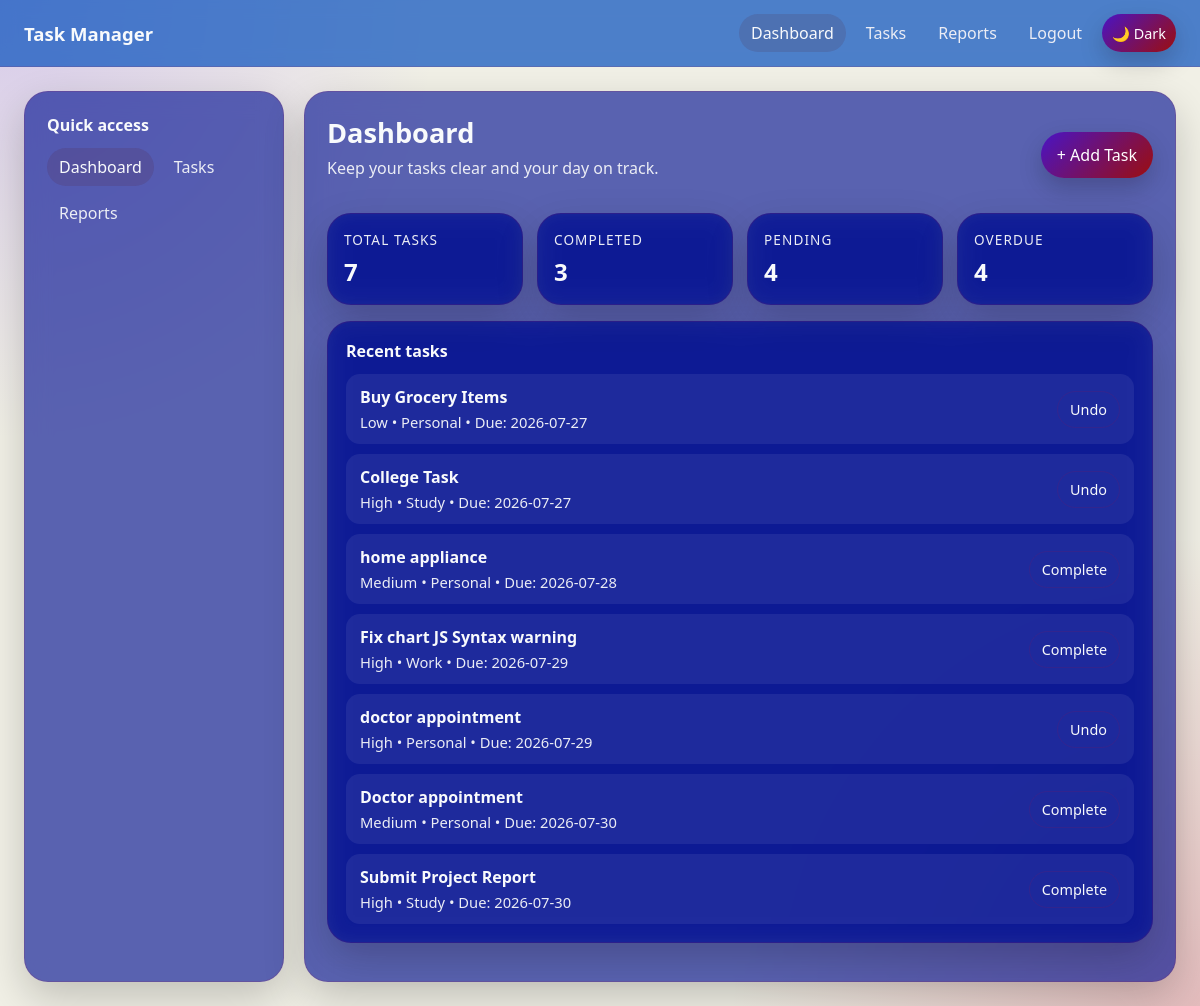
/dashboard (signed in), run on the app's committed database.
### tables this page shows
CREATE TABLE tasks (
                id INTEGER PRIMARY KEY AUTOINCREMENT,
                user_id INTEGER NOT NULL,
                title TEXT NOT NULL,
                description TEXT,
                priority TEXT NOT NULL DEFAULT 'Medium',
                category TEXT NOT NULL DEFAULT 'Personal',
                due_date TEXT,
                status TEXT NOT NULL DEFAULT 'Pending',
                created_at TEXT NOT NULL,
                FOREIGN KEY(user_id) REFERENCES users(id)
            );

### app.py (the view)
@app.route("/dashboard")
@login_required
def dashboard():
    db = get_db()
    tasks = db.execute(
        "SELECT * FROM tasks WHERE user_id = ? ORDER BY due_date IS NULL, due_date, created_at DESC",
        (session["user_id"],),
    ).fetchall()
    total_tasks = len(tasks)
    completed_tasks = sum(1 for task in tasks if task["status"] == "Completed")
    pending_tasks = total_tasks - completed_tasks
    overdue_tasks = sum(
        1
        for task in tasks
        if task["status"] != "Completed" and task["due_date"] and task["due_date"] < datetime.now().strftime("%Y-%m-%d")
    )
    return render_template(
        "dashboard.html",
        tasks=tasks,
        stats={
            "total_tasks": total_tasks,
            "completed_tasks": completed_tasks,
            "pending_tasks": pending_tasks,
            "overdue_tasks": overdue_tasks,
        },
    )

### app.py (called while the page is built)
def get_db():
    if "db" not in g:
        g.db = sqlite3.connect(app.config["DATABASE"])
        g.db.row_factory = sqlite3.Row
    return g.db

def login_required(view):
    @wraps(view)
    def wrapped_view(*args, **kwargs):
        if "user_id" not in session:
            flash("Please log in to continue.", "warning")
            return redirect(url_for("login"))
        return view(*args, **kwargs)
    return wrapped_view

### templates/dashboard.html (shortened to what this page needs)
{% extends 'layout.html' %}
{% block content %}
<div class="dashboard-shell">
    <aside class="dashboard-sidebar">
        <h3 class="section-title">Quick access</h3>
        <div class="nav-links">
            <a class="active" href="{{ url_for('dashboard') }}">Dashboard</a>
            <a href="{{ url_for('tasks_page') }}">Tasks</a>
            <a href="{{ url_for('reports') }}">Reports</a>
        </div>
    </aside>
    <section class="dashboard-content">
        <div class="page-header">
            <div>
                <h2 class="page-title">Dashboard</h2>
                <p class="page-subtitle">Keep your tasks clear and your day on track.</p>
            </div>
            <a class="btn" href="{{ url_for('new_task') }}">+ Add Task</a>
        </div>
        <div class="stats-grid">
            <div class="stat-card">
                <div class="stat-label">Total tasks</div>
                <div class="stat-value">{{ stats.total_tasks }}</div>
            </div>
            <div class="stat-card">
                <div class="stat-label">Completed</div>
                <div class="stat-value">{{ stats.completed_tasks }}</div>
            </div>
            <div class="stat-card">
                <div class="stat-label">Pending</div>
                <div class="stat-value">{{ stats.pending_tasks }}</div>
            </div>
            <div class="stat-card">
                <div class="stat-label">Overdue</div>
                <div class="stat-value">{{ stats.overdue_tasks }}</div>
            </div>
        </div>
        <div class="panel-card">
            <h3 class="section-title">Recent tasks</h3>
            <div class="task-list">
                {% for task in tasks %}
                    <div class="task-item">
                        <div>
                            <strong>{{ task.title }}</strong>
                            <div class="task-meta">{{ task.priority }} • {{ task.category }} • Due: {{ task.due_date or 'No date' }}</div>
                        </div>
                        <form method="post" action="{{ url_for('toggle_task', task_id=task.id) }}">
                            <button class="btn btn-sm btn-outline">{{ 'Undo' if task.status == 'Completed' else 'Complete' }}</button>
                        </form>
                    </div>
                {% else %}
                    <div class="task-item">No tasks yet.</div>
                {% endfor %}
            </div>
        </div>
    </section>
</div>
{% endblock %}

### templates/layout.html (shortened to what this page needs)
<!doctype html>
<html lang="en">
<head>
    <link rel="stylesheet" href="{{ url_for('static', filename='style.css') }}">
</head>
<body>
    <nav class="top-nav">
        <div class="nav-wrap">
            <a class="brand" href="{{ url_for('dashboard') if session.get('user_id') else url_for('login') }}">Task Manager</a>
            <div class="nav-links">
                {% if session.get('user_id') %}
                    <a class="{% if request.endpoint == 'dashboard' %}active{% endif %}" href="{{ url_for('dashboard') }}">Dashboard</a>
                    <a class="{% if request.endpoint == 'tasks_page' %}active{% endif %}" href="{{ url_for('tasks_page') }}">Tasks</a>
                    <a class="{% if request.endpoint == 'reports' %}active{% endif %}" href="{{ url_for('reports') }}">Reports</a>
                    <a href="{{ url_for('logout') }}">Logout</a>
                    <button id="themeToggleBtn" onclick="toggleTheme()" class="btn btn-outline-light btn-sm ms-2" style="border-radius: 20px; padding: 2px 10px; cursor: pointer;">
                       <span id="themeIcon">🌙</span> <span id="themeText">Dark</span>
                    </button>
                {% else %}
                    <a class="{% if request.endpoint == 'login' %}active{% endif %}" href="{{ url_for('login') }}">Login</a>
                    <a class="{% if request.endpoint == 'register' %}active{% endif %}" href="{{ url_for('register') }}">Register</a>
                {% endif %}
            </div>
        </div>
    </nav>
    <main class="page-frame {% if session.get('user_id') %}dashboard-page{% else %}auth-page{% endif %}">
        <div class="page-content">
            {% block content %}{% endblock %}
        </div>
    </main>
</body>
</html>

### static/style.css (style rules this page uses)
:root { --bg: #f1f0e6; --panel: rgba(3, 17, 145, 0.637); --text: #f8fafc; --muted: #ebedf5; --accent: #4914c5; --accent-2: #9c0e0e; --border: rgba(150, 13, 77, 0.16); }
* { box-sizing: border-box; }
body { margin: 0; min-height: 100vh; font-family: "Segoe UI", Arial, sans-serif; color: var(--text); background: radial-gradient(circle at top left, rgba(139, 92, 246, 0.25), transparent 28%), radial-gradient(circle at bottom right, rgba(184, 22, 57, 0.24), transparent 30%), var(--bg); }
a { color: inherit; }
.top-nav { position: sticky; top: 0; z-index: 20; padding: 14px 0; background: rgba(12, 83, 190, 0.719); backdrop-filter: blur(10px); border-bottom: 1px solid var(--border); }
.nav-wrap { max-width: 1200px; margin: 0 auto; padding: 0 24px; display: flex; justify-content: space-between; align-items: center; gap: 16px; }
.brand { font-size: 1.16rem; font-weight: 800; text-decoration: none; color: var(--text); }
.nav-links { display: flex; flex-wrap: wrap; gap: 8px; }
.nav-links a { text-decoration: none; color: var(--muted); padding: 8px 12px; border-radius: 999px; }
.nav-links a.active, .nav-links a:hover { background: rgba(83, 10, 10, 0.12); color: var(--text); }
.page-frame { padding: 24px; }
.page-content { max-width: 1200px; margin: 0 auto; }
.glass-card, .dashboard-sidebar, .dashboard-content, .panel-card, .stat-card { background: var(--panel); border: 1px solid var(--border); border-radius: 24px; backdrop-filter: blur(12px); box-shadow: 0 16px 42px rgba(0, 0, 0, 0.2); }
.page-title { font-size: 1.7rem; font-weight: 800; margin: 0 0 6px; }
.page-subtitle, .subtitle { color: var(--muted); margin: 0 0 16px; }
.dashboard-shell { display: grid; grid-template-columns: 260px 1fr; gap: 20px; }
.dashboard-sidebar { padding: 22px; }
.dashboard-content { padding: 22px; }
.page-header { display: flex; justify-content: space-between; align-items: center; gap: 12px; margin-bottom: 18px; }
.stats-grid { display: grid; grid-template-columns: repeat(4, minmax(0, 1fr)); gap: 14px; margin-bottom: 16px; }
.stat-card { padding: 16px; }
.stat-label { color: var(--muted); font-size: 0.85rem; text-transform: uppercase; letter-spacing: 0.08em; }
.stat-value { font-size: 1.5rem; font-weight: 800; margin-top: 6px; }
.panel-card { padding: 18px; margin-bottom: 16px; }
.section-title { font-size: 1rem; font-weight: 700; margin: 0 0 12px; }
form { display: grid; gap: 12px; }
input, textarea, select, button { font: inherit; }
button, .button, .btn { display: inline-block; border: none; border-radius: 999px; padding: 12px 16px; cursor: pointer; text-decoration: none; color: white; background: linear-gradient(135deg, var(--accent), var(--accent-2)); box-shadow: 0 10px 24px rgba(0, 0, 0, 0.2); }
.btn-sm { padding: 8px 12px; font-size: 0.9rem; }
.btn-outline { background: transparent; border: 1px solid var(--border); color: var(--text); box-shadow: none; }
.task-list { display: grid; gap: 10px; }
.task-item { display: flex; justify-content: space-between; align-items: center; gap: 12px; padding: 12px 14px; border-radius: 14px; background: rgba(255, 255, 255, 0.07); }
.task-meta { color: var(--muted); font-size: 0.92rem; margin-top: 4px; }

### data on the page
tasks: title "Buy Grocery Items", priority "Low", category "Personal", due_date "2026-07-27", status "Undo"
tasks: title "College Task", priority "High", category "Study", due_date "2026-07-27", status "Undo"
tasks: title "home appliance", priority "Medium", category "Personal", due_date "2026-07-28", status "Complete"
tasks: title "Fix chart JS Syntax warning", priority "High", category "Work", due_date "2026-07-29", status "Complete"
tasks: title "doctor appointment", priority "High", category "Personal", due_date "2026-07-29", status "Undo"
tasks: title "Doctor appointment", priority "Medium", category "Personal", due_date "2026-07-30", status "Complete"
tasks: title "Submit Project Report", priority "High", category "Study", due_date "2026-07-30", status "Complete"

### other printed values
{{ stats.total_tasks }} "7"
{{ stats.completed_tasks }} "3"
{{ stats.pending_tasks }} "4"
{{ stats.overdue_tasks }} "4"
